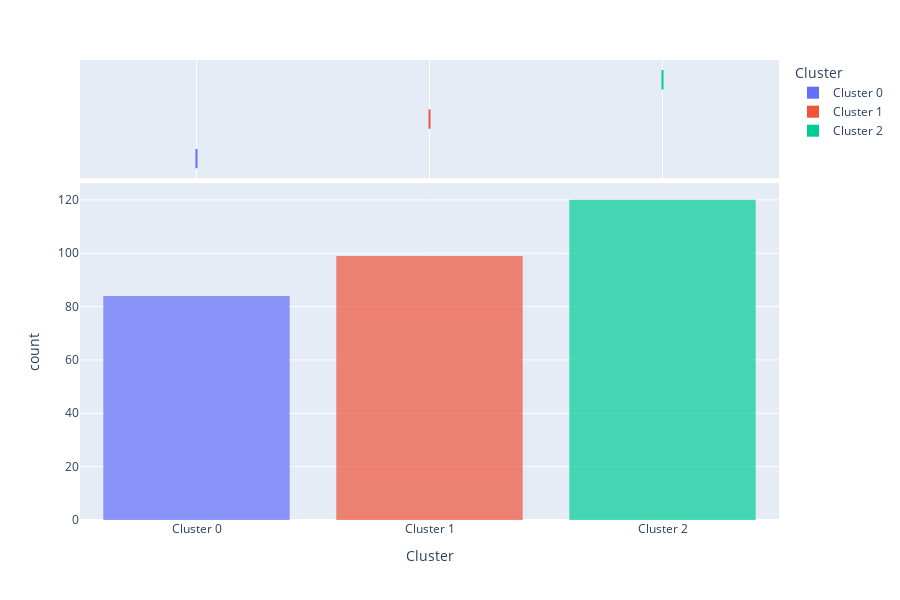

Notebook cell for this chart:
### Code cell
plot_model(kmeans_model_3_clusters, plot = 'distribution')

### Figure 1 — Plotly figure (JSON) as saved in the notebook; plotly's stock layout.template omitted (floating-point values rounded to 4 significant figures; data arrays with more than 128 entries replaced by an {"elided": "..."} marker saying what was removed)
{"data": [{"alignmentgroup": "True", "bingroup": "x", "hovertemplate": "Cluster=%{x}<br>count=%{y}<extra></extra>", "legendgroup": "Cluster 0", "marker": {"color": "#636efa", "opacity": 0.7, "pattern": {"shape": ""}}, "name": "Cluster 0", "offsetgroup": "Cluster 0", "orientation": "v", "showlegend": true, "type": "histogram", "x": ["Cluster 0", "Cluster 0", "Cluster 0", "Cluster 0", "Cluster 0", "Cluster 0", "Cluster 0", "Cluster 0", "Cluster 0", "Cluster 0", "Cluster 0", "Cluster 0", "Cluster 0", "Cluster 0", "Cluster 0", "Cluster 0", "Cluster 0", "Cluster 0", "Cluster 0", "Cluster 0", "Cluster 0", "Cluster 0", "Cluster 0", "Cluster 0", "Cluster 0", "Cluster 0", "Cluster 0", "Cluster 0", "Cluster 0", "Cluster 0", "Cluster 0", "Cluster 0", "Cluster 0", "Cluster 0", "Cluster 0", "Cluster 0", "Cluster 0", "Cluster 0", "Cluster 0", "Cluster 0", "Cluster 0", "Cluster 0", "Cluster 0", "Cluster 0", "Cluster 0", "Cluster 0", "Cluster 0", "Cluster 0", "Cluster 0", "Cluster 0", "Cluster 0", "Cluster 0", "Cluster 0", "Cluster 0", "Cluster 0", "Cluster 0", "Cluster 0", "Cluster 0", "Cluster 0", "Cluster 0", "Cluster 0", "Cluster 0", "Cluster 0", "Cluster 0", "Cluster 0", "Cluster 0", "Cluster 0", "Cluster 0", "Cluster 0", "Cluster 0", "Cluster 0", "Cluster 0", "Cluster 0", "Cluster 0", "Cluster 0", "Cluster 0", "Cluster 0", "Cluster 0", "Cluster 0", "Cluster 0", "Cluster 0", "Cluster 0", "Cluster 0", "Cluster 0"], "xaxis": "x", "yaxis": "y"}, {"alignmentgroup": "True", "customdata": {"elided": "84x13 float values"}, "hovertemplate": "Cluster=%{x}<br>age=%{customdata[0]}<br>sex=%{customdata[1]}<br>cp=%{customdata[2]}<br>trestbps=%{customdata[3]}<br>chol=%{customdata[4]}<br>fbs=%{customdata[5]}<br>restecg=%{customdata[6]}<br>thalach=%{customdata[7]}<br>exang=%{customdata[8]}<br>oldpeak=%{customdata[9]}<br>slope=%{customdata[10]}<br>ca=%{customdata[11]}<br>thal=%{customdata[12]}<extra></extra>", "legendgroup": "Cluster 0", "marker": {"color": "#636efa"}, "name": "Cluster 0", "notched": true, "offsetgroup": "Cluster 0", "showlegend": false, "type": "box", "x": ["Cluster 0", "Cluster 0", "Cluster 0", "Cluster 0", "Cluster 0", "Cluster 0", "Cluster 0", "Cluster 0", "Cluster 0", "Cluster 0", "Cluster 0", "Cluster 0", "Cluster 0", "Cluster 0", "Cluster 0", "Cluster 0", "Cluster 0", "Cluster 0", "Cluster 0", "Cluster 0", "Cluster 0", "Cluster 0", "Cluster 0", "Cluster 0", "Cluster 0", "Cluster 0", "Cluster 0", "Cluster 0", "Cluster 0", "Cluster 0", "Cluster 0", "Cluster 0", "Cluster 0", "Cluster 0", "Cluster 0", "Cluster 0", "Cluster 0", "Cluster 0", "Cluster 0", "Cluster 0", "Cluster 0", "Cluster 0", "Cluster 0", "Cluster 0", "Cluster 0", "Cluster 0", "Cluster 0", "Cluster 0", "Cluster 0", "Cluster 0", "Cluster 0", "Cluster 0", "Cluster 0", "Cluster 0", "Cluster 0", "Cluster 0", "Cluster 0", "Cluster 0", "Cluster 0", "Cluster 0", "Cluster 0", "Cluster 0", "Cluster 0", "Cluster 0", "Cluster 0", "Cluster 0", "Cluster 0", "Cluster 0", "Cluster 0", "Cluster 0", "Cluster 0", "Cluster 0", "Cluster 0", "Cluster 0", "Cluster 0", "Cluster 0", "Cluster 0", "Cluster 0", "Cluster 0", "Cluster 0", "Cluster 0", "Cluster 0", "Cluster 0", "Cluster 0"], "xaxis": "x2", "yaxis": "y2"}, {"alignmentgroup": "True", "bingroup": "x", "hovertemplate": "Cluster=%{x}<br>count=%{y}<extra></extra>", "legendgroup": "Cluster 1", "marker": {"color": "#EF553B", "opacity": 0.7, "pattern": {"shape": ""}}, "name": "Cluster 1", "offsetgroup": "Cluster 1", "orientation": "v", "showlegend": true, "type": "histogram", "x": ["Cluster 1", "Cluster 1", "Cluster 1", "Cluster 1", "Cluster 1", "Cluster 1", "Cluster 1", "Cluster 1", "Cluster 1", "Cluster 1", "Cluster 1", "Cluster 1", "Cluster 1", "Cluster 1", "Cluster 1", "Cluster 1", "Cluster 1", "Cluster 1", "Cluster 1", "Cluster 1", "Cluster 1", "Cluster 1", "Cluster 1", "Cluster 1", "Cluster 1", "Cluster 1", "Cluster 1", "Cluster 1", "Cluster 1", "Cluster 1", "Cluster 1", "Cluster 1", "Cluster 1", "Cluster 1", "Cluster 1", "Cluster 1", "Cluster 1", "Cluster 1", "Cluster 1", "Cluster 1", "Cluster 1", "Cluster 1", "Cluster 1", "Cluster 1", "Cluster 1", "Cluster 1", "Cluster 1", "Cluster 1", "Cluster 1", "Cluster 1", "Cluster 1", "Cluster 1", "Cluster 1", "Cluster 1", "Cluster 1", "Cluster 1", "Cluster 1", "Cluster 1", "Cluster 1", "Cluster 1", "Cluster 1", "Cluster 1", "Cluster 1", "Cluster 1", "Cluster 1", "Cluster 1", "Cluster 1", "Cluster 1", "Cluster 1", "Cluster 1", "Cluster 1", "Cluster 1", "Cluster 1", "Cluster 1", "Cluster 1", "Cluster 1", "Cluster 1", "Cluster 1", "Cluster 1", "Cluster 1", "Cluster 1", "Cluster 1", "Cluster 1", "Cluster 1", "Cluster 1", "Cluster 1", "Cluster 1", "Cluster 1", "Cluster 1", "Cluster 1", "Cluster 1", "Cluster 1", "Cluster 1", "Cluster 1", "Cluster 1", "Cluster 1", "Cluster 1", "Cluster 1", "Cluster 1"], "xaxis": "x", "yaxis": "y"}, {"alignmentgroup": "True", "customdata": {"elided": "99x13 float values"}, "hovertemplate": "Cluster=%{x}<br>age=%{customdata[0]}<br>sex=%{customdata[1]}<br>cp=%{customdata[2]}<br>trestbps=%{customdata[3]}<br>chol=%{customdata[4]}<br>fbs=%{customdata[5]}<br>restecg=%{customdata[6]}<br>thalach=%{customdata[7]}<br>exang=%{customdata[8]}<br>oldpeak=%{customdata[9]}<br>slope=%{customdata[10]}<br>ca=%{customdata[11]}<br>thal=%{customdata[12]}<extra></extra>", "legendgroup": "Cluster 1", "marker": {"color": "#EF553B"}, "name": "Cluster 1", "notched": true, "offsetgroup": "Cluster 1", "showlegend": false, "type": "box", "x": ["Cluster 1", "Cluster 1", "Cluster 1", "Cluster 1", "Cluster 1", "Cluster 1", "Cluster 1", "Cluster 1", "Cluster 1", "Cluster 1", "Cluster 1", "Cluster 1", "Cluster 1", "Cluster 1", "Cluster 1", "Cluster 1", "Cluster 1", "Cluster 1", "Cluster 1", "Cluster 1", "Cluster 1", "Cluster 1", "Cluster 1", "Cluster 1", "Cluster 1", "Cluster 1", "Cluster 1", "Cluster 1", "Cluster 1", "Cluster 1", "Cluster 1", "Cluster 1", "Cluster 1", "Cluster 1", "Cluster 1", "Cluster 1", "Cluster 1", "Cluster 1", "Cluster 1", "Cluster 1", "Cluster 1", "Cluster 1", "Cluster 1", "Cluster 1", "Cluster 1", "Cluster 1", "Cluster 1", "Cluster 1", "Cluster 1", "Cluster 1", "Cluster 1", "Cluster 1", "Cluster 1", "Cluster 1", "Cluster 1", "Cluster 1", "Cluster 1", "Cluster 1", "Cluster 1", "Cluster 1", "Cluster 1", "Cluster 1", "Cluster 1", "Cluster 1", "Cluster 1", "Cluster 1", "Cluster 1", "Cluster 1", "Cluster 1", "Cluster 1", "Cluster 1", "Cluster 1", "Cluster 1", "Cluster 1", "Cluster 1", "Cluster 1", "Cluster 1", "Cluster 1", "Cluster 1", "Cluster 1", "Cluster 1", "Cluster 1", "Cluster 1", "Cluster 1", "Cluster 1", "Cluster 1", "Cluster 1", "Cluster 1", "Cluster 1", "Cluster 1", "Cluster 1", "Cluster 1", "Cluster 1", "Cluster 1", "Cluster 1", "Cluster 1", "Cluster 1", "Cluster 1", "Cluster 1"], "xaxis": "x2", "yaxis": "y2"}, {"alignmentgroup": "True", "bingroup": "x", "hovertemplate": "Cluster=%{x}<br>count=%{y}<extra></extra>", "legendgroup": "Cluster 2", "marker": {"color": "#00cc96", "opacity": 0.7, "pattern": {"shape": ""}}, "name": "Cluster 2", "offsetgroup": "Cluster 2", "orientation": "v", "showlegend": true, "type": "histogram", "x": ["Cluster 2", "Cluster 2", "Cluster 2", "Cluster 2", "Cluster 2", "Cluster 2", "Cluster 2", "Cluster 2", "Cluster 2", "Cluster 2", "Cluster 2", "Cluster 2", "Cluster 2", "Cluster 2", "Cluster 2", "Cluster 2", "Cluster 2", "Cluster 2", "Cluster 2", "Cluster 2", "Cluster 2", "Cluster 2", "Cluster 2", "Cluster 2", "Cluster 2", "Cluster 2", "Cluster 2", "Cluster 2", "Cluster 2", "Cluster 2", "Cluster 2", "Cluster 2", "Cluster 2", "Cluster 2", "Cluster 2", "Cluster 2", "Cluster 2", "Cluster 2", "Cluster 2", "Cluster 2", "Cluster 2", "Cluster 2", "Cluster 2", "Cluster 2", "Cluster 2", "Cluster 2", "Cluster 2", "Cluster 2", "Cluster 2", "Cluster 2", "Cluster 2", "Cluster 2", "Cluster 2", "Cluster 2", "Cluster 2", "Cluster 2", "Cluster 2", "Cluster 2", "Cluster 2", "Cluster 2", "Cluster 2", "Cluster 2", "Cluster 2", "Cluster 2", "Cluster 2", "Cluster 2", "Cluster 2", "Cluster 2", "Cluster 2", "Cluster 2", "Cluster 2", "Cluster 2", "Cluster 2", "Cluster 2", "Cluster 2", "Cluster 2", "Cluster 2", "Cluster 2", "Cluster 2", "Cluster 2", "Cluster 2", "Cluster 2", "Cluster 2", "Cluster 2", "Cluster 2", "Cluster 2", "Cluster 2", "Cluster 2", "Cluster 2", "Cluster 2", "Cluster 2", "Cluster 2", "Cluster 2", "Cluster 2", "Cluster 2", "Cluster 2", "Cluster 2", "Cluster 2", "Cluster 2", "Cluster 2", "Cluster 2", "Cluster 2", "Cluster 2", "Cluster 2", "Cluster 2", "Cluster 2", "Cluster 2", "Cluster 2", "Cluster 2", "Cluster 2", "Cluster 2", "Cluster 2", "Cluster 2", "Cluster 2", "Cluster 2", "Cluster 2", "Cluster 2", "Cluster 2", "Cluster 2", "Cluster 2"], "xaxis": "x", "yaxis": "y"}, {"alignmentgroup": "True", "customdata": {"elided": "120x13 float values"}, "hovertemplate": "Cluster=%{x}<br>age=%{customdata[0]}<br>sex=%{customdata[1]}<br>cp=%{customdata[2]}<br>trestbps=%{customdata[3]}<br>chol=%{customdata[4]}<br>fbs=%{customdata[5]}<br>restecg=%{customdata[6]}<br>thalach=%{customdata[7]}<br>exang=%{customdata[8]}<br>oldpeak=%{customdata[9]}<br>slope=%{customdata[10]}<br>ca=%{customdata[11]}<br>thal=%{customdata[12]}<extra></extra>", "legendgroup": "Cluster 2", "marker": {"color": "#00cc96"}, "name": "Cluster 2", "notched": true, "offsetgroup": "Cluster 2", "showlegend": false, "type": "box", "x": ["Cluster 2", "Cluster 2", "Cluster 2", "Cluster 2", "Cluster 2", "Cluster 2", "Cluster 2", "Cluster 2", "Cluster 2", "Cluster 2", "Cluster 2", "Cluster 2", "Cluster 2", "Cluster 2", "Cluster 2", "Cluster 2", "Cluster 2", "Cluster 2", "Cluster 2", "Cluster 2", "Cluster 2", "Cluster 2", "Cluster 2", "Cluster 2", "Cluster 2", "Cluster 2", "Cluster 2", "Cluster 2", "Cluster 2", "Cluster 2", "Cluster 2", "Cluster 2", "Cluster 2", "Cluster 2", "Cluster 2", "Cluster 2", "Cluster 2", "Cluster 2", "Cluster 2", "Cluster 2", "Cluster 2", "Cluster 2", "Cluster 2", "Cluster 2", "Cluster 2", "Cluster 2", "Cluster 2", "Cluster 2", "Cluster 2", "Cluster 2", "Cluster 2", "Cluster 2", "Cluster 2", "Cluster 2", "Cluster 2", "Cluster 2", "Cluster 2", "Cluster 2", "Cluster 2", "Cluster 2", "Cluster 2", "Cluster 2", "Cluster 2", "Cluster 2", "Cluster 2", "Cluster 2", "Cluster 2", "Cluster 2", "Cluster 2", "Cluster 2", "Cluster 2", "Cluster 2", "Cluster 2", "Cluster 2", "Cluster 2", "Cluster 2", "Cluster 2", "Cluster 2", "Cluster 2", "Cluster 2", "Cluster 2", "Cluster 2", "Cluster 2", "Cluster 2", "Cluster 2", "Cluster 2", "Cluster 2", "Cluster 2", "Cluster 2", "Cluster 2", "Cluster 2", "Cluster 2", "Cluster 2", "Cluster 2", "Cluster 2", "Cluster 2", "Cluster 2", "Cluster 2", "Cluster 2", "Cluster 2", "Cluster 2", "Cluster 2", "Cluster 2", "Cluster 2", "Cluster 2", "Cluster 2", "Cluster 2", "Cluster 2", "Cluster 2", "Cluster 2", "Cluster 2", "Cluster 2", "Cluster 2", "Cluster 2", "Cluster 2", "Cluster 2", "Cluster 2", "Cluster 2", "Cluster 2", "Cluster 2"], "xaxis": "x2", "yaxis": "y2"}], "layout": {"barmode": "relative", "height": 600, "legend": {"title": {"text": "Cluster"}, "tracegroupgap": 0}, "margin": {"t": 60}, "xaxis": {"anchor": "y", "autorange": true, "categoryarray": ["Cluster 0", "Cluster 1", "Cluster 2"], "categoryorder": "array", "domain": [0, 1], "range": [-0.5, 2.5], "title": {"text": "Cluster"}, "type": "category"}, "xaxis2": {"anchor": "y2", "autorange": true, "domain": [0, 1], "matches": "x", "range": [-0.5, 2.5], "showgrid": true, "showticklabels": false, "type": "category"}, "yaxis": {"anchor": "x", "autorange": true, "domain": [0, 0.7326], "range": [0, 126.3], "title": {"text": "count"}}, "yaxis2": {"anchor": "x2", "autorange": true, "domain": [0.7426, 1], "matches": "y2", "range": [-0.5, 2.5], "showgrid": false, "showline": false, "showticklabels": false, "ticks": "", "type": "category"}}}
